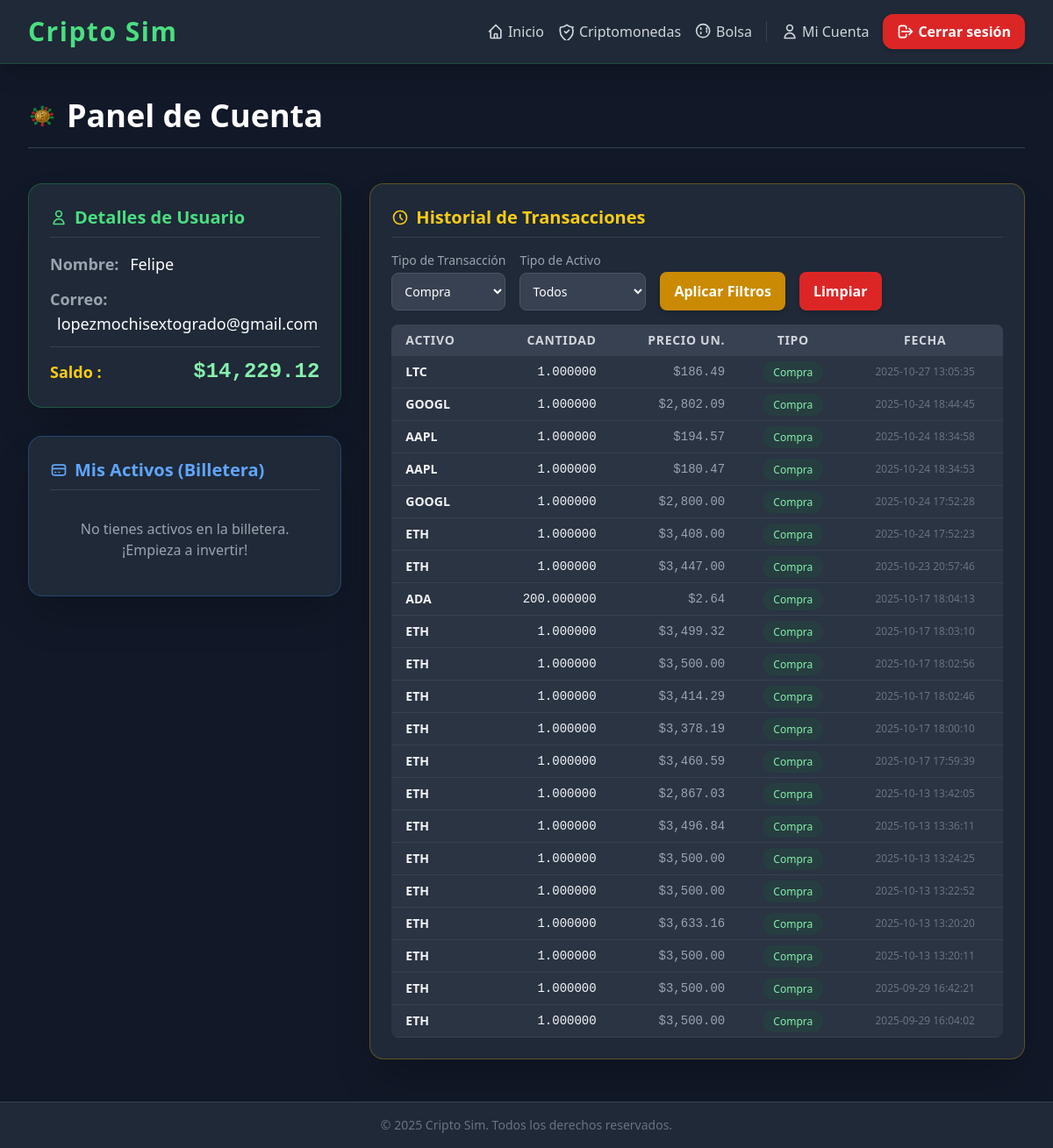
/usuario.php?tipo=compra (signed in), run on the app's committed database.
### tables this page shows
CREATE TABLE `usuarios` (
  `id` int(11) NOT NULL,
  `nombre` varchar(50) NOT NULL,
  `email` varchar(100) NOT NULL,
  `password` varchar(255) NOT NULL,
  `saldo` decimal(18,2) NOT NULL DEFAULT 10000.00
);

CREATE TABLE `historial` (
  `id` int(11) NOT NULL,
  `id_usuario` int(11) NOT NULL,
  `moneda` varchar(50) NOT NULL,
  `cantidad` decimal(18,8) NOT NULL,
  `precio` decimal(18,8) NOT NULL,
  `tipo` enum('compra','venta') NOT NULL,
  `fecha` datetime DEFAULT current_timestamp()
);

### usuario.php (the view, shortened to what this page needs)
<?php
$usuario = $_SESSION['usuario'];
include("conexion.php");
$id_usuario = $usuario['id'] ?? 0;
$saldo_usuario = 0.00;
$filtro_tipo = $_GET['tipo'] ?? 'todos';
$filtro_activo = $_GET['activo'] ?? 'todos';
$params_historial = [];
if ($id_usuario > 0) {
    $sql_saldo = "SELECT saldo FROM usuarios WHERE id = ?";
    $stmt_saldo = $conn->prepare($sql_saldo);
    $stmt_saldo->bind_param("i", $id_usuario);
    $stmt_saldo->execute();
    $res_saldo = $stmt_saldo->get_result();
    $saldo_row = $res_saldo->fetch_assoc();
    $saldo_usuario = $saldo_row['saldo'] ?? 0.00;
    $billetera = [];
    $sql_historial = "SELECT moneda, cantidad, precio, tipo, fecha FROM historial WHERE id_usuario = ?";
    $tipos_historial = "i";
    $params_historial[] = $id_usuario;
    if ($filtro_tipo !== 'todos') {
        $sql_historial .= " AND tipo = ?";
        $tipos_historial .= "s";
        $params_historial[] = $filtro_tipo;
    }
    $sql_historial .= " ORDER BY fecha DESC";
    $stmt_historial = $conn->prepare($sql_historial);
    if (!empty($params_historial)) {
        $stmt_historial->bind_param($tipos_historial, ...$params_historial);
    }
    $stmt_historial->execute();
    $res_historial = $stmt_historial->get_result();
}
?>
<!DOCTYPE html>
<html lang="es">
<head>
    <script src="https://cdn.tailwindcss.com"></script>
</head>
<body class="bg-gray-900 text-gray-100 min-h-screen flex flex-col">
    <nav class="bg-gray-800 fixed w-full top-0 z-50 shadow-xl border-b border-green-500/20">
        <div class="max-w-7xl mx-auto px-6 lg:px-8 py-4 flex justify-between items-center">
            <h1 class="text-3xl font-extrabold text-green-400 tracking-wider">Cripto Sim</h1>
            <div class="flex items-center space-x-4">
                <a href="index.php" class="text-gray-300 hover:text-green-400 transition duration-300 font-medium flex items-center">
                    Inicio
                </a>
                <a href="criptomonedas.php" class="text-gray-300 hover:text-purple-400 transition duration-300 font-medium flex items-center">
                    Criptomonedas
                </a>
                <a href="bolsa.php" class="text-gray-300 hover:text-yellow-400 transition duration-300 font-medium flex items-center">
                    <svg class="w-5 h-5 mr-1" fill="none" stroke="currentColor" viewBox="0 0 24 24" xmlns="http://www.w3.org/2000/svg"><path stroke-linecap="round" stroke-linejoin="round" stroke-width="2" d="M8 7v2m8-2v2m-8 4v2m8-4v2m4-2a9 9 0 11-18 0 9 9 0 0118 0z"></path></svg>
                    Bolsa
                </a>
                <a href="usuario.php" class="text-gray-300 hover:text-blue-400 transition duration-300 font-medium flex items-center border-l border-gray-700 pl-4">
                    <svg class="w-5 h-5 mr-1" fill="none" stroke="currentColor" viewBox="0 0 24 24" xmlns="http://www.w3.org/2000/svg"><path stroke-linecap="round" stroke-linejoin="round" stroke-width="2" d="M16 7a4 4 0 11-8 0 4 4 0 018 0zM12 14a7 7 0 00-7 7h14a7 7 0 00-7-7z"></path></svg>
                    Mi Cuenta
                </a>
                <a href="logout.php" class="bg-red-600 hover:bg-red-700 px-4 py-2 rounded-xl text-white font-semibold transition duration-300 shadow-md flex items-center">
                    <svg class="w-5 h-5 mr-1" fill="none" stroke="currentColor" viewBox="0 0 24 24" xmlns="http://www.w3.org/2000/svg"><path stroke-linecap="round" stroke-linejoin="round" stroke-width="2" d="M17 16l4-4m0 0l-4-4m4 4H7m6 4v1a3 3 0 01-3 3H6a3 3 0 01-3-3V7a3 3 0 013-3h4a3 3 0 013 3v1"></path></svg>
                    Cerrar sesión
                </a>
            </div>
        </div>
    </nav>
    <main class="flex-grow pt-28 pb-12">
        <div class="max-w-7xl mx-auto px-6 lg:px-8">
            <header class="mb-10 flex items-center justify-between border-b border-gray-700 pb-4">
                <h1 class="text-4xl font-extrabold text-white flex items-center">
                    <img src="favicon.png" alt="Logo CriptoSim" class="w-8 h-8 mr-3 opacity-80">
                    Panel de Cuenta
                </h1>
            </header>
            <?php if ($id_usuario > 0): ?>
            <div class="grid grid-cols-1 lg:grid-cols-3 gap-8">
                <div class="lg:col-span-1 space-y-8">
                    <div class="bg-gray-800 p-6 rounded-2xl shadow-2xl border border-green-500/30 card">
                        <h2 class="text-xl font-bold text-green-400 mb-4 border-b border-gray-700 pb-2 flex items-center">
                            <svg class="w-5 h-5 mr-2" fill="none" stroke="currentColor" viewBox="0 0 24 24" xmlns="http://www.w3.org/2000/svg"><path stroke-linecap="round" stroke-linejoin="round" stroke-width="2" d="M16 7a4 4 0 11-8 0 4 4 0 018 0zM12 14a7 7 0 00-7 7h14a7 7 0 00-7-7z"></path></svg>
                            Detalles de Usuario
                        </h2>
                        <div class="space-y-3">
                            <p class="text-lg"><span class="font-semibold text-gray-400">Nombre:</span> <span class="text-white ml-2"><?php echo htmlspecialchars($usuario['nombre'] ?? 'N/A'); ?></span></p>
                            <p class="text-lg"><span class="font-semibold text-gray-400">Correo:</span> <span class="text-white ml-2"><?php echo htmlspecialchars($usuario['email'] ?? 'N/A'); ?></span></p>
                            <p class="text-lg border-t border-gray-700 pt-3 flex justify-between items-center">
                                <span class="font-semibold text-yellow-400">Saldo :</span>
                                <span class="text-2xl font-bold text-green-300 font-mono">$<?php echo htmlspecialchars(number_format($saldo_usuario, 2)); ?></span>
                            </p>
                        </div>
                    </div>
                    <div class="bg-gray-800 p-6 rounded-2xl shadow-2xl border border-blue-500/30 card">
                        <h2 class="text-xl font-bold text-blue-400 mb-4 border-b border-gray-700 pb-2 flex items-center">
                            <svg class="w-5 h-5 mr-2" fill="none" stroke="currentColor" viewBox="0 0 24 24" xmlns="http://www.w3.org/2000/svg"><path stroke-linecap="round" stroke-linejoin="round" stroke-width="2" d="M3 10h18M7 15h1m4 0h1m-7 4h12a3 3 0 003-3V8a3 3 0 00-3-3H6a3 3 0 00-3 3v8a3 3 0 003 3z"></path></svg>
                            Mis Activos (Billetera)
                        </h2>
                        <?php if(count($billetera) > 0): ?>
                            <ul class="space-y-3">
                                <?php foreach($billetera as $moneda => $total): if($total > 0): ?>
                                    <li class="bg-gray-700 hover:bg-gray-600 rounded-lg px-4 py-2 flex justify-between items-center transition duration-300">
                                        <span class="font-bold text-yellow-300 text-base"><?php echo htmlspecialchars($moneda); ?></span>
                                        <span class="text-lg font-mono text-green-300"><?php echo number_format($total, 4); ?></span>
                                    </li>
                                <?php endif; endforeach; ?>
                            </ul>
                        <?php else: ?>
                            <p class="text-gray-400 text-center py-4">No tienes activos en la billetera. ¡Empieza a invertir!</p>
                        <?php endif; ?>
                    </div>
                </div>
                <div class="lg:col-span-2">
                    <div class="bg-gray-800 p-6 rounded-2xl shadow-2xl border border-yellow-500/30">
                        <h2 class="text-xl font-bold text-yellow-400 mb-4 border-b border-gray-700 pb-2 flex items-center">
                            <svg class="w-5 h-5 mr-2" fill="none" stroke="currentColor" viewBox="0 0 24 24" xmlns="http://www.w3.org/2000/svg"><path stroke-linecap="round" stroke-linejoin="round" stroke-width="2" d="M12 8v4l3 3m6-3a9 9 0 11-18 0 9 9 0 0118 0z"></path></svg>
                            Historial de Transacciones
                        </h2>
                        <form method="GET" action="usuario.php" class="mb-4 flex flex-wrap gap-4 items-end">
                            <div>
                                <label for="filtro_tipo" class="block text-sm font-medium text-gray-400 mb-1">Tipo de Transacción</label>
                                <select name="tipo" id="filtro_tipo" class="bg-gray-700 border border-gray-600 text-white text-sm rounded-lg focus:ring-yellow-500 focus:border-yellow-500 block w-full p-2.5">
                                    <option value="compra" <?php echo ($filtro_tipo === 'compra') ? 'selected' : ''; ?>>Compra</option>
                                </select>
                            </div>
                            <div>
                                <label for="filtro_activo" class="block text-sm font-medium text-gray-400 mb-1">Tipo de Activo</label>
                                <select name="activo" id="filtro_activo" class="bg-gray-700 border border-gray-600 text-white text-sm rounded-lg focus:ring-yellow-500 focus:border-yellow-500 block w-full p-2.5">
                                    <option value="todos" <?php echo ($filtro_activo === 'todos') ? 'selected' : ''; ?>>Todos</option>
                                </select>
                            </div>
                            <button type="submit" class="bg-yellow-600 hover:bg-yellow-700 text-white font-semibold py-2.5 px-4 rounded-lg transition duration-300 shadow-md">
                                Aplicar Filtros
                            </button>
                            <a href="usuario.php" class="bg-red-600 hover:bg-gray-700 text-white font-semibold py-2.5 px-4 rounded-lg transition duration-300 shadow-md">
                                Limpiar
                            </a>
                        </form>
                        <?php if(isset($res_historial) && $res_historial->num_rows > 0): ?>
                            <div class="overflow-x-auto">
                                <table class="min-w-full text-sm bg-gray-700/50 rounded-lg overflow-hidden">
                                    <thead class="bg-gray-700 text-gray-300 uppercase tracking-wider">
                                        <tr>
                                            <th class="px-4 py-2 text-left">Activo</th>
                                            <th class="px-4 py-2 text-right">Cantidad</th>
                                            <th class="px-4 py-2 text-right">Precio Un.</th>
                                            <th class="px-4 py-2 text-center">Tipo</th>
                                            <th class="px-4 py-2 text-center">Fecha</th>
                                        </tr>
                                    </thead>
                                    <tbody>
                                        <?php while($row = $res_historial->fetch_assoc()):
                                            $tipo_clase = ($row['tipo'] === 'compra') ? 'bg-green-800/20 text-green-300' : 'bg-red-800/20 text-red-300';
                                        ?>
                                            <tr class="border-b border-gray-700 hover:bg-gray-700 transition duration-150">
                                                <td class="px-4 py-2 font-semibold"><?php echo htmlspecialchars($row['moneda']); ?></td>
                                                <td class="px-4 py-2 text-right font-mono"><?php echo htmlspecialchars(number_format($row['cantidad'], 6)); ?></td>
                                                <td class="px-4 py-2 text-right text-gray-400 font-mono">$<?php echo htmlspecialchars(number_format($row['precio'], 2)); ?></td>
                                                <td class="px-4 py-2 text-center">
                                                    <span class="px-3 py-1 rounded-full text-xs font-medium <?php echo $tipo_clase; ?>">
                                                        <?php echo htmlspecialchars(ucfirst($row['tipo'])); ?>
                                                    </span>
                                                </td>
                                                <td class="px-4 py-2 text-center text-gray-500 text-xs"><?php echo htmlspecialchars($row['fecha']); ?></td>
                                            </tr>
                                        <?php endwhile; ?>
                                    </tbody>
                                </table>
                            </div>
                        <?php else: ?>
                            <p class="text-gray-400 text-center py-4">No se encontraron transacciones con los filtros seleccionados.</p>
                        <?php endif; ?>
                    </div>
                </div>
            </div>
            <?php else: ?>
                <p class="text-red-400 mt-8 text-center bg-gray-800 p-4 rounded-lg">Error: No se pudo obtener el ID de usuario. Por favor, <a href="logout.php" class="text-blue-400 hover:text-blue-300 font-semibold">cierra la sesión</a> y vuelve a iniciarla.</p>
            <?php endif; ?>
        </div>
    </main>
    <footer class="bg-gray-800 border-t border-gray-700 mt-auto">
        <div class="max-w-7xl mx-auto px-6 lg:px-8 py-4 text-center text-gray-500 text-sm">
            © 2025 Cripto Sim. Todos los derechos reservados.
        </div>
    </footer>
</body>
</html>

### usuario.php (style rules this page uses)
.card { transition: transform 0.3s ease, box-shadow 0.3s ease; }

### data on the page
usuarios: saldo "14,229.12"
historial: moneda "LTC", cantidad "1.000000", precio "186.49", tipo "Compra", fecha "2025-10-27 13:05:35"
historial: moneda "GOOGL", cantidad "1.000000", precio "2,802.09", tipo "Compra", fecha "2025-10-24 18:44:45"
historial: moneda "AAPL", cantidad "1.000000", precio "194.57", tipo "Compra", fecha "2025-10-24 18:34:58"
historial: moneda "AAPL", cantidad "1.000000", precio "180.47", tipo "Compra", fecha "2025-10-24 18:34:53"
historial: moneda "GOOGL", cantidad "1.000000", precio "2,800.00", tipo "Compra", fecha "2025-10-24 17:52:28"
historial: moneda "ETH", cantidad "1.000000", precio "3,408.00", tipo "Compra", fecha "2025-10-24 17:52:23"
historial: moneda "ETH", cantidad "1.000000", precio "3,447.00", tipo "Compra", fecha "2025-10-23 20:57:46"
historial: moneda "ADA", cantidad "200.000000", precio "2.64", tipo "Compra", fecha "2025-10-17 18:04:13"
historial: moneda "ETH", cantidad "1.000000", precio "3,499.32", tipo "Compra", fecha "2025-10-17 18:03:10"
historial: moneda "ETH", cantidad "1.000000", precio "3,500.00", tipo "Compra", fecha "2025-10-17 18:02:56"
historial: moneda "ETH", cantidad "1.000000", precio "3,414.29", tipo "Compra", fecha "2025-10-17 18:02:46"
historial: moneda "ETH", cantidad "1.000000", precio "3,378.19", tipo "Compra", fecha "2025-10-17 18:00:10"
historial: moneda "ETH", cantidad "1.000000", precio "3,460.59", tipo "Compra", fecha "2025-10-17 17:59:39"
historial: moneda "ETH", cantidad "1.000000", precio "2,867.03", tipo "Compra", fecha "2025-10-13 13:42:05"
historial: moneda "ETH", cantidad "1.000000", precio "3,496.84", tipo "Compra", fecha "2025-10-13 13:36:11"
historial: moneda "ETH", cantidad "1.000000", precio "3,500.00", tipo "Compra", fecha "2025-10-13 13:24:25"
historial: moneda "ETH", cantidad "1.000000", precio "3,500.00", tipo "Compra", fecha "2025-10-13 13:22:52"
historial: moneda "ETH", cantidad "1.000000", precio "3,633.16", tipo "Compra", fecha "2025-10-13 13:20:20"
historial: moneda "ETH", cantidad "1.000000", precio "3,500.00", tipo "Compra", fecha "2025-10-13 13:20:11"
historial: moneda "ETH", cantidad "1.000000", precio "3,500.00", tipo "Compra", fecha "2025-09-29 16:42:21"
historial: moneda "ETH", cantidad "1.000000", precio "3,500.00", tipo "Compra", fecha "2025-09-29 16:04:02"

### other printed values
$usuario['nombre'] "Felipe"
$usuario['email'] "lopezmochisextogrado@gmail.com"
